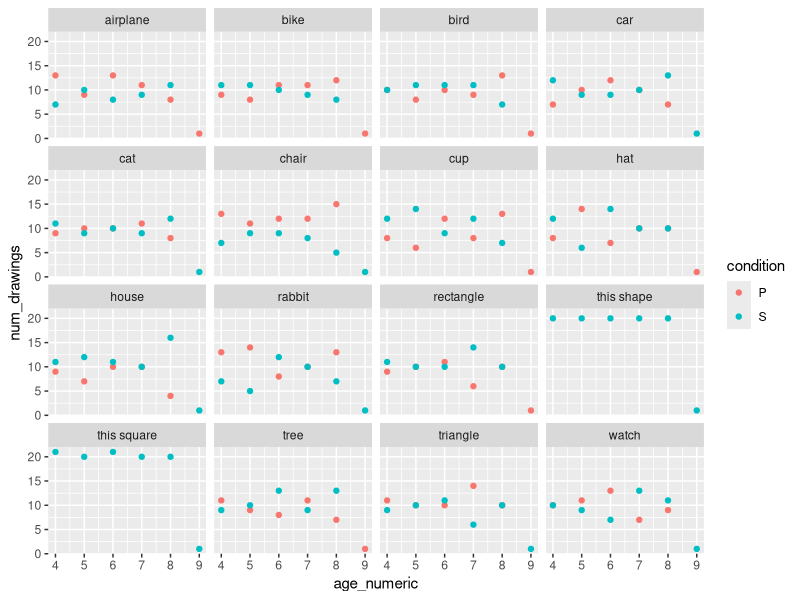

This figure's R source: (Note: this script raises an error after producing the figure.)
## ---- chunk 1
knitr::opts_chunk$set(echo = TRUE)
library(tidyverse)
library(knitr)
library(assertthat)
## ---- chunk 2
d <- read.csv("photodraw2_descriptives/MuseumStation_AllDescriptives_1619_images_final_CDM_photodraw_e2.csv") %>%
  as.tibble() %>%
  mutate(age_numeric =as.numeric(str_split_fixed(age,'age',2)[,2]))
## ---- chunk 3
prac_trials = c('this square','this shape','triangle','rectangle')
double_sessions <- d %>%
  distinct(subID,session_id) %>%
  group_by(subID) %>%
  summarize(num_sessions = n()) %>%
  filter(num_sessions > 1)

drawings_by_doubles <-  d %>%
  filter(subID %in% double_sessions$subID) %>%
  filter(!category %in% prac_trials) %>%
  group_by(subID,category) %>%
  summarize(num_drawings = n()) %>%
  filter(num_drawings >1) 

## ---- chunk 4
duplicate_sub_id = unique(drawings_by_doubles$subID)
to_fix <- d %>%
  filter(subID == duplicate_sub_id) 

unique(to_fix$age) ## two ages here -- age 5 and 7 with the same subID

# To match run sheet: 111418_6 & age7 stays as ID 111418_6
# To match run sheet: 111418_6 & age5 should instead be 111418_5
assert_that(sum(d$session_id=="111418_5")==0) # isn't it the database yet, so that's the error

## FIX IT : change subid to character so can replace value; change back to factor to keep tidy
d <- d %>%
  mutate(subID = as.character(subID)) %>%
  mutate(subID=replace(subID, subID=="111418_6" & age=="age5","111418_5")) %>%
  mutate(subID = as.factor(subID))

## ---- chunk 5
d <- unique(d)
## ---- chunk 6
cb_by_age<- d %>%
  group_by(age_numeric,CB) %>%
  distinct(subID) %>%
  summarize(num_participants = n()) 

kable(cb_by_age)
## ---- chunk 7

d %>%
  filter(!category %in% prac_trials) %>%
  group_by(condition,age_numeric) %>%
  summarize(num_drawings = n()) %>%
  kable()
## ---- chunk 8
cat_by_cond_by_age<- d %>%
  group_by(age_numeric,condition,category) %>%
  summarize(num_drawings = n()) 

ggplot(cat_by_cond_by_age, aes(x = age_numeric, y = num_drawings, col=condition)) +
  geom_point() +
  facet_wrap(~category)
## ---- chunk 9
d_out <- d %>%
  filter(age_numeric<9)  # get rid of 1 9-year-old for pilot recognition ratings

write_csv(d_out, 'photodraw2_descriptives/Photodraw2_SRCD_cleaned_data_4-8.csv')
## ---- chunk 10
## Get randomized chunks for recognition batches

sample_set <- d %>%
  filter(age_numeric<9) %>%# get rid of 1 9-year-old for pilot recognition ratings
  filter(!category %in% prac_trials) %>% # no prac trials
  mutate(filename_short = str_split_fixed(filename,'/',10)[,10]) %>%
  distinct(subID,age_numeric,category,condition,filename_short,image_name) %>%
  rename(filename = filename_short)

##
max_iter=10

for (iteration in 1:max_iter) {

    if (iteration==max_iter){
      # whatever we have left if on last iteration
      write_csv(sample_set,paste0('recognition_rating_chunks/chunk_',iteration,'_photodraw2_srcd_recognition.csv'))
    }
    # for all the other iterations
    else if (iteration<max_iter){
  
    this_chunk <- sample_set %>%
      group_by(age_numeric,category) %>%
      sample_n(., 2, replace=FALSE)
    
    print (length(this_chunk$filename))
    write_csv(this_chunk,paste0('recognition_rating_chunks/chunk_',iteration,'photodraw2_srcd_recognition.csv'))
    
    sample_set <- sample_set %>%
      filter(!filename %in% this_chunk$filename)
    
    print (length(sample_set$filename))
    }
}

  
